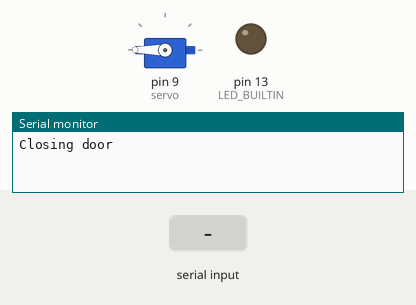
Simulated run of this sketch. Board: Arduino Uno, built with avr-gcc and run on an emulated ATmega328P. Parts: servo, output pins drawn as LEDs (lit = HIGH), the last lines printed to the serial monitor. Inputs (shaded band) come from the test bench.

Above: at 2.7 s.
2.8 s: "1\n" received over Serial
At 4.0 s:
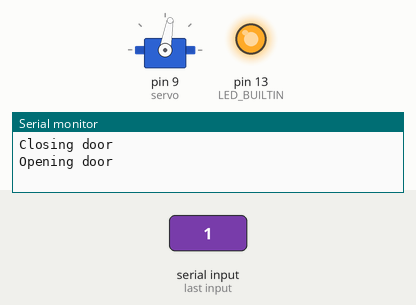
4.3 s: "90,45\n" received over Serial
At 5.5 s:
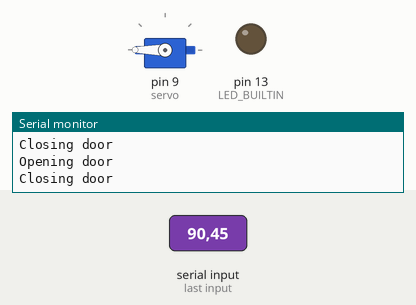
5.8 s: "1,90\n" received over Serial
At 7.1 s:
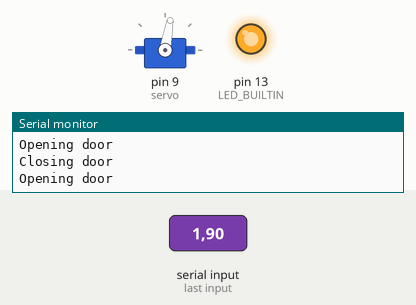
Timing chart, 0 to 9.0 s (numbered marks = the images above; inputs shaded):
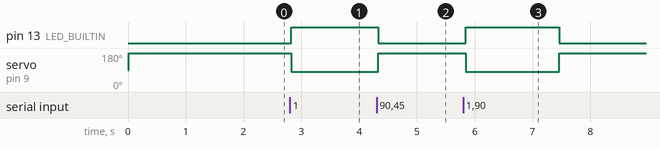

Measured:
- after the input at 2.8 s, pin 13 (LED_BUILTIN): LOW → HIGH at once; servo on pin 9 (servo): 180° → 80° at once
- after the input at 4.3 s, pin 13 (LED_BUILTIN): HIGH → LOW at once; servo on pin 9 (servo): 80° → 180° at once
- after the input at 5.8 s, pin 13 (LED_BUILTIN): LOW → HIGH at once, → LOW 1.6 s later; servo on pin 9 (servo): 180° → 80° at once, → 180° 1.6 s later

The sketch:

Arduino_Servo_Controller_Sketch.ino
```cpp
#include <Servo.h>              //Servo library

Servo servo;        //initialize a servo object for the connected servo

int angle = 0;


void setup() {
  // put your setup code here, to run once:

  Serial.begin(9600);           // set up Serial library at 9600 bps
  while (!Serial) {
  ; // wait for serial port to connect. Needed for native USB port only
  }
  Serial.setTimeout(100);
  pinMode(LED_BUILTIN, OUTPUT);
  enableServo();
  closeDoor();
  disableServo();
}

void loop() {

  if (Serial.available() > 0) {
    // read the incoming byte:
    Serial.setTimeout(100);
    int incomingNumber = Serial.parseInt();
    Serial.setTimeout(10);
    Serial.parseInt();

    enableServo();
    if(incomingNumber == 1) {
      openDoor();
    } else {
      closeDoor();
    }
  }
}

void enableServo() {
  servo.attach(9);
  delay(10);
}

void disableServo() {
  servo.detach();
}

void openDoor() {
  Serial.println("Opening door");
  digitalWrite(LED_BUILTIN, HIGH);   // turn the LED on (HIGH is the voltage level)
  servo.write(80);
  delay(1500);
}


void closeDoor() {
  Serial.println("Closing door");
  digitalWrite(LED_BUILTIN, LOW);   // turn the LED on (HIGH is the voltage level)
  servo.write(180);
  delay(1500);
  disableServo();
}
```
